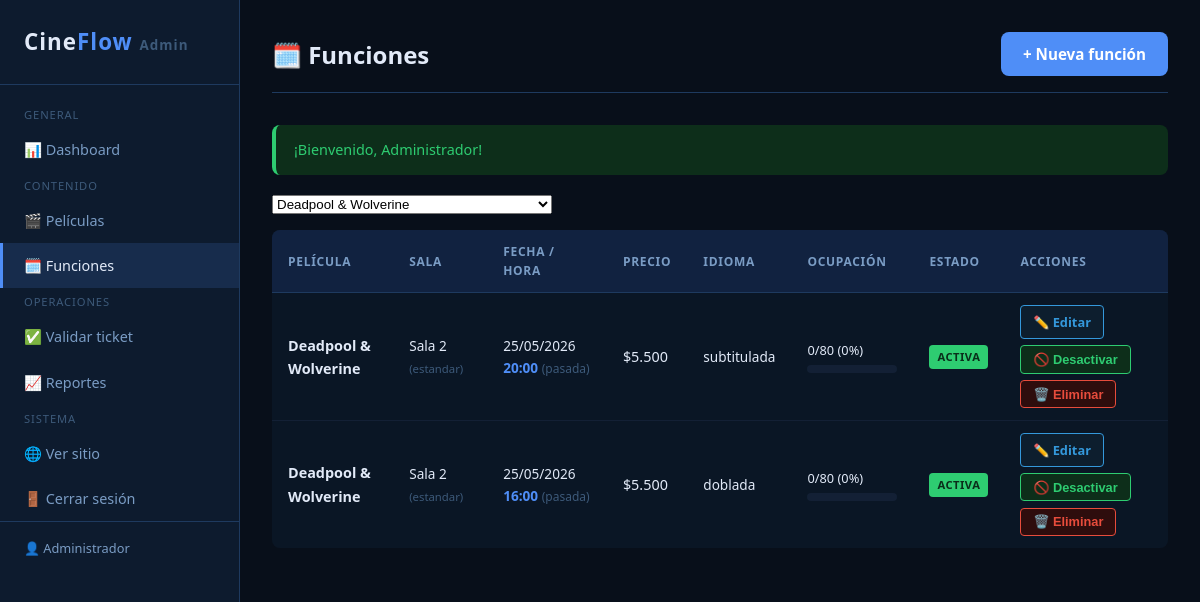
/admin/funciones.php?pelicula_id=2 (signed in), run on the app's committed database.
### tables this page shows
CREATE TABLE usuarios (
    id            INT UNSIGNED    NOT NULL AUTO_INCREMENT,
    nombre        VARCHAR(100)    NOT NULL,
    email         VARCHAR(150)    NOT NULL,
    password_hash VARCHAR(255)    NOT NULL                  COMMENT 'Hash bcrypt',
    rol           ENUM('admin')   NOT NULL DEFAULT 'admin',
    activo        TINYINT(1)      NOT NULL DEFAULT 1,
    fecha_registro DATETIME       NOT NULL DEFAULT CURRENT_TIMESTAMP,

    PRIMARY KEY (id),
    UNIQUE KEY uq_email (email)
);

CREATE TABLE funciones (
    id             INT UNSIGNED   NOT NULL AUTO_INCREMENT,
    pelicula_id    INT UNSIGNED   NOT NULL,
    sala_id        INT UNSIGNED   NOT NULL,
    fecha_hora     DATETIME       NOT NULL,
    precio         DECIMAL(8,2)   NOT NULL,
    idioma         ENUM('subtitulada','doblada','original') NOT NULL DEFAULT 'subtitulada',
    activa         TINYINT(1)     NOT NULL DEFAULT 1,

    PRIMARY KEY (id),
    UNIQUE KEY uq_sala_horario (sala_id, fecha_hora),
    INDEX idx_pelicula_fecha (pelicula_id, fecha_hora),
    INDEX idx_fecha_hora (fecha_hora),

    CONSTRAINT fk_funcion_pelicula
        FOREIGN KEY (pelicula_id) REFERENCES peliculas(id)
        ON DELETE RESTRICT ON UPDATE CASCADE,
    CONSTRAINT fk_funcion_sala
        FOREIGN KEY (sala_id) REFERENCES salas(id)
        ON DELETE RESTRICT ON UPDATE CASCADE
);

CREATE TABLE peliculas (
    id             INT UNSIGNED   NOT NULL AUTO_INCREMENT,
    titulo         VARCHAR(200)   NOT NULL,
    genero         VARCHAR(80)    NOT NULL,
    sinopsis       TEXT               NULL,
    clasificacion  ENUM('TE','TE+7','MA+14','MA+18') NOT NULL DEFAULT 'TE',
    duracion_min   SMALLINT UNSIGNED  NULL,
    imagen         VARCHAR(300)       NULL                  COMMENT 'Ruta: uploads/peliculas/imagen.jpg',
    activa         TINYINT(1)     NOT NULL DEFAULT 1,
    fecha_estreno  DATE               NULL,

    PRIMARY KEY (id),
    INDEX idx_genero (genero),
    INDEX idx_activa (activa)
);

CREATE TABLE salas (
    id             INT UNSIGNED   NOT NULL AUTO_INCREMENT,
    nombre         VARCHAR(50)    NOT NULL,
    capacidad      SMALLINT UNSIGNED NOT NULL DEFAULT 100,
    tipo           ENUM('estandar','vip','4dx','imax') NOT NULL DEFAULT 'estandar',
    activa         TINYINT(1)     NOT NULL DEFAULT 1,

    PRIMARY KEY (id),
    UNIQUE KEY uq_nombre_sala (nombre)
);

### admin/funciones.php (the view, shortened to what this page needs)
<?php
require_once __DIR__ . '/../includes/funciones.php';
$pdo = obtenerConexion();
$filtro_pelicula = (int)($_GET['pelicula_id'] ?? 0);
try {
    $query = "
        SELECT f.*, p.titulo AS pelicula, p.imagen AS poster, s.nombre AS sala, s.tipo AS tipo_sala, s.capacidad,
               COUNT(CASE WHEN r.estado IN ('confirmada','utilizada') THEN 1 END) AS reservas_ok,
               COUNT(CASE WHEN r.estado = 'pendiente' THEN 1 END) AS reservas_pendientes
        FROM   funciones f
        JOIN   peliculas p ON p.id = f.pelicula_id
        JOIN   salas     s ON s.id = f.sala_id
        LEFT   JOIN reservas r ON r.funcion_id = f.id
    ";
    $params = [];
    if ($filtro_pelicula > 0) {
        $query  .= " WHERE f.pelicula_id = :pid";
        $params[':pid'] = $filtro_pelicula;
    }
    $query .= " GROUP BY f.id ORDER BY f.fecha_hora DESC LIMIT 100";
    $stmt = $pdo->prepare($query);
    $stmt->execute($params);
    $funciones_list = $stmt->fetchAll();
    $peliculas_select = $pdo->query("SELECT id, titulo FROM peliculas ORDER BY titulo")->fetchAll();
} catch (PDOException $e) {
    registrarError('admin-funciones', $e->getMessage());
    $funciones_list = $peliculas_select = [];
}
$admin_nav_activo = 'funciones';
require_once __DIR__ . '/includes/header.php';
?>
<div class="admin-topbar">
    <h1>🗓️ Funciones</h1>
    <a href="nueva-funcion.php" class="btn btn-primario">+ Nueva función</a>
</div>
<?= renderFlash() ?>
<form method="GET" style="margin-bottom:1rem;display:flex;gap:.75rem;align-items:center;">
    <select name="pelicula_id" onchange="this.form.submit()" style="max-width:280px;">
        <?php foreach ($peliculas_select as $p): ?>
            <option value="<?= $p['id'] ?>" <?= $filtro_pelicula==$p['id']?'selected':''?>><?= esc($p['titulo']) ?></option>
        <?php endforeach; ?>
    </select>
</form>
<?php if (empty($funciones_list)): ?>
    <p style="color:var(--texto-suave);">No hay funciones.</p>
<?php else: ?>
<div style="overflow-x:auto;">
<table class="admin-tabla">
    <thead>
        <tr>
            <th>Película</th>
            <th>Sala</th>
            <th>Fecha / Hora</th>
            <th>Precio</th>
            <th>Idioma</th>
            <th>Ocupación</th>
            <th>Estado</th>
            <th>Acciones</th>
        </tr>
    </thead>
    <tbody>
    <?php foreach ($funciones_list as $f): ?>
        <?php
        $pct = $f['capacidad'] > 0 ? round(($f['reservas_ok'] + $f['reservas_pendientes']) / $f['capacidad'] * 100) : 0;
        $pasada = strtotime($f['fecha_hora']) < time();
        ?>
        <tr style="<?= !$f['activa'] ? 'opacity:.5;' : '' ?><?= $pasada ? 'background:rgba(0,0,0,.2);' : '' ?>">
            <td style="font-weight:600;font-size:.9rem;"><?= esc($f['pelicula']) ?></td>
            <td style="font-size:.85rem;"><?= esc($f['sala']) ?> <small style="color:var(--texto-muy-suave);">(<?= esc($f['tipo_sala']) ?>)</small></td>
            <td style="white-space:nowrap;font-size:.85rem;">
                <?= date('d/m/Y', strtotime($f['fecha_hora'])) ?><br>
                <span style="color:var(--primario);font-weight:600;"><?= date('H:i', strtotime($f['fecha_hora'])) ?></span>
                <?php if ($pasada): ?> <span style="color:var(--texto-muy-suave);font-size:.75rem;">(pasada)</span><?php endif; ?>
            </td>
            <td><?= formatearPrecio($f['precio']) ?></td>
            <td style="font-size:.85rem;"><?= esc($f['idioma']) ?></td>
            <td>
                <div style="font-size:.8rem;min-width:90px;">
                    <?= $f['reservas_ok'] ?>/<?= $f['capacidad'] ?> (<?= $pct ?>%)
                </div>
                <div class="reporte-barra-wrap"><div class="reporte-barra" style="width:<?= $pct ?>%"></div></div>
            </td>
            <td><span class="badge <?= $f['activa'] ? 'badge-verde' : 'badge-gris' ?>"><?= $f['activa'] ? 'Activa' : 'Inactiva' ?></span></td>
            <td>
                <div style="display:flex;gap:.4rem;flex-wrap:wrap;">
                    <a href="editar-funcion.php?id=<?= $f['id'] ?>" class="btn-accion btn-editar">✏️ Editar</a>
                    <form method="POST" style="display:inline;">
                        <button class="btn-accion btn-activar"><?= $f['activa'] ? '🚫 Desactivar' : '✅ Activar' ?></button>
                    </form>
                    <form method="POST" style="display:inline;" onsubmit="return confirm('¿Eliminar esta función?')">
                        <button class="btn-accion btn-eliminar">🗑️ Eliminar</button>
                    </form>
                </div>
            </td>
        </tr>
    <?php endforeach; ?>
    </tbody>
</table>
</div>
<?php endif; ?>
<?php require_once __DIR__ . '/includes/footer.php'; ?>

### admin/includes/header.php (shortened to what this page needs)
<?php
$admin_nav_activo ??= '';
$admin = obtenerUsuario((int)$_SESSION['usuario_id']);
?>
<!DOCTYPE html>
<html lang="es">
<head>
    <link rel="stylesheet" href="../assets/css/estilo.css">
    <link rel="stylesheet" href="../assets/css/admin.css">
</head>
<body>
<div class="admin-layout">
<aside class="admin-sidebar">
    <a href="index.php" class="logo">Cine<span>Flow</span> <small style="font-size:.6em;color:var(--texto-muy-suave);">Admin</small></a>
    <nav class="admin-nav">
        <span class="nav-seccion">General</span>
        <a href="index.php"         class="<?= $admin_nav_activo === 'dashboard'  ? 'activo' : '' ?>">📊 Dashboard</a>
        <span class="nav-seccion">Contenido</span>
        <a href="peliculas.php"     class="<?= $admin_nav_activo === 'peliculas'  ? 'activo' : '' ?>">🎬 Películas</a>
        <a href="funciones.php"     class="<?= $admin_nav_activo === 'funciones'  ? 'activo' : '' ?>">🗓️ Funciones</a>
        <span class="nav-seccion">Operaciones</span>
        <a href="validar-ticket.php" class="<?= $admin_nav_activo === 'validar'   ? 'activo' : '' ?>">✅ Validar ticket</a>
        <a href="reportes.php"      class="<?= $admin_nav_activo === 'reportes'   ? 'activo' : '' ?>">📈 Reportes</a>
        <span class="nav-seccion">Sistema</span>
        <a href="../index.php" target="_blank">🌐 Ver sitio</a>
        <a href="logout.php">🚪 Cerrar sesión</a>
    </nav>
    <?php if ($admin): ?>
    <div style="padding:1rem 1.5rem;border-top:1px solid var(--borde);margin-top:auto;font-size:.8rem;color:var(--texto-suave);">
        👤 <?= esc($admin['nombre']) ?>
    </div>
    <?php endif; ?>
</aside>
<main class="admin-content">

### assets/css/estilo.css (style rules this page uses)
:root { --primario: #4f8ef7; --primario-oscuro: #3a7ae0; --primario-suave: rgba(79, 142, 247, .15); --oscuro: #080f1a; --superficie: #0d1b2e; --superficie-alt: #112240; --overlay: rgba(0, 0, 0, .8); --borde: #1e3a5f; --borde-suave: #132035; --texto: #e2eaf8; --texto-suave: #7a9cc4; --texto-muy-suave: #3d5a7a; --verde: #2ecc71; --verde-oscuro: #0d2e1a; --azul: #3498db; --azul-oscuro: #0d1e2e; --amarillo: #f39c12; --amarillo-oscuro: #1a1200; --rojo: #e74c3c; --rojo-oscuro: #2e0d0d; --libre: #0a2a1a; --libre-borde: #2ecc71; --ocupado: #1a0d1a; --ocupado-borde: #5a3a6a; --seleccionado: #0d2a4a; --seleccionado-borde:#4f8ef7; --preferencial: #1a1a0a; --preferencial-borde:#f39c12; --fuente: 'Segoe UI', Arial, sans-serif; --fuente-mono: 'Courier New', Courier, monospace; --ancho-max: 1200px; --radio: 8px; --radio-lg: 12px; --sombra: 0 4px 16px rgba(0, 0, 0, .4); --sombra-lg: 0 8px 32px rgba(0, 0, 0, .6); --transicion: .2s ease; }
*, *::before, *::after { box-sizing: border-box; margin: 0; padding: 0; }
html { scroll-behavior: smooth; }
body { background-color: var(--oscuro); color: var(--texto); font-family: var(--fuente); font-size: 16px; line-height: 1.6; min-height: 100vh; display: flex; flex-direction: column; }
main { flex: 1; }
a { color: var(--primario); text-decoration: none; transition: color var(--transicion); }
h1, h2, h3, h4, h5, h6 { line-height: 1.3; font-weight: 700; }
.logo { font-size: 1.6rem; font-weight: 700; color: var(--primario); letter-spacing: 1px; text-decoration: none; flex-shrink: 0; display: flex; align-items: center; gap: 10px; }
.logo span { color: var(--texto); }
.badge { display: inline-block; font-size: .7rem; font-weight: 700; padding: 3px 8px; border-radius: 4px; text-transform: uppercase; letter-spacing: .5px; vertical-align: middle; }
.badge-verde { background: var(--verde); color: #0a2e1a; }
.btn { display: inline-flex; align-items: center; justify-content: center; gap: 8px; padding: 10px 22px; border-radius: var(--radio); font-size: .95rem; font-weight: 600; cursor: pointer; border: none; text-decoration: none; transition: background var(--transicion), color var(--transicion), opacity var(--transicion), transform var(--transicion); white-space: nowrap; }
.btn-primario { background: var(--primario); color: #fff; }

### data on the page
usuarios: nombre "Administrador"
funciones: pelicula.titulo "Deadpool & Wolverine", sala.nombre "Sala 2", sala.tipo "estandar", fecha_hora "25/05/2026", fecha_hora "20:00", shows "(pasada)", precio "$5.500", idioma "subtitulada", reservas_ok "0", sala.capacidad "80", pct "0", activa "ACTIVA"
funciones: pelicula.titulo "Deadpool & Wolverine", sala.nombre "Sala 2", sala.tipo "estandar", fecha_hora "25/05/2026", fecha_hora "16:00", shows "(pasada)", precio "$5.500", idioma "doblada", reservas_ok "0", sala.capacidad "80", pct "0", activa "ACTIVA"

### other printed values
$mensaje "¡Bienvenido, Administrador!"
form field pelicula_id "Deadpool & Wolverine"
